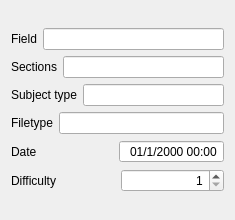
                <widget class="QWidget" name="scrollAreaWidgetContents_7">
                 <property name="geometry">
                  <rect>
                   <x>0</x>
                   <y>0</y>
                   <width>235</width>
                   <height>220</height>
                  </rect>
                 </property>
                 <layout class="QGridLayout" name="gridLayout_14">
                  <item row="0" column="0">
                   <layout class="QVBoxLayout" name="verticalLayout_2">
                    <item>
                     <layout class="QHBoxLayout" name="horizontalLayout_13">
                      <item>
                       <widget class="QLabel" name="label_7">
                        <property name="text">
                         <string>Field</string>
                        </property>
                       </widget>
                      </item>
                      <item>
                       <widget class="QLineEdit" name="ComFieldMetadataLine">
                        <property name="alignment">
                         <set>Qt::AlignRight|Qt::AlignTrailing|Qt::AlignVCenter</set>
                        </property>
                        <property name="readOnly">
                         <bool>true</bool>
                        </property>
                       </widget>
                      </item>
                     </layout>
                    </item>
                    <item>
                     <layout class="QHBoxLayout" name="horizontalLayout_14">
                      <item>
                       <widget class="QLabel" name="label_11">
                        <property name="text">
                         <string>Sections</string>
                        </property>
                       </widget>
                      </item>
                      <item>
                       <widget class="QLineEdit" name="ComSectionsMetadataLine">
                        <property name="alignment">
                         <set>Qt::AlignRight|Qt::AlignTrailing|Qt::AlignVCenter</set>
                        </property>
                        <property name="readOnly">
                         <bool>true</bool>
                        </property>
                       </widget>
                      </item>
                     </layout>
                    </item>
                    <item>
                     <layout class="QHBoxLayout" name="horizontalLayout_15">
                      <item>
                       <widget class="QLabel" name="label_12">
                        <property name="text">
                         <string>Subject type</string>
                        </property>
                       </widget>
                      </item>
                      <item>
                       <widget class="QLineEdit" name="ComExTypeMetadataLine">
                        <property name="alignment">
                         <set>Qt::AlignRight|Qt::AlignTrailing|Qt::AlignVCenter</set>
                        </property>
                        <property name="readOnly">
                         <bool>true</bool>
                        </property>
                       </widget>
                      </item>
                     </layout>
                    </item>
                    <item>
                     <layout class="QHBoxLayout" name="horizontalLayout_17">
                      <item>
                       <widget class="QLabel" name="label_14">
                        <property name="text">
                         <string>Filetype</string>
                        </property>
                       </widget>
                      </item>
                      <item>
                       <widget class="QLineEdit" name="ComFileTypeMetadataLine">
                        <property name="alignment">
                         <set>Qt::AlignRight|Qt::AlignTrailing|Qt::AlignVCenter</set>
                        </property>
                        <property name="readOnly">
                         <bool>true</bool>
                        </property>
                       </widget>
                      </item>
                     </layout>
                    </item>
                    <item>
                     <layout class="QHBoxLayout" name="horizontalLayout_28">
                      <item>
                       <widget class="QLabel" name="label_25">
                        <property name="text">
                         <string>Date</string>
                        </property>
                       </widget>
                      </item>
                      <item>
                       <widget class="QDateTimeEdit" name="ComDateEdit">
                        <property name="alignment">
                         <set>Qt::AlignRight|Qt::AlignTrailing|Qt::AlignVCenter</set>
                        </property>
                        <property name="readOnly">
                         <bool>true</bool>
                        </property>
                        <property name="buttonSymbols">
                         <enum>QAbstractSpinBox::NoButtons</enum>
                        </property>
                        <property name="displayFormat">
                         <string>dd/M/yyyy hh:mm</string>
                        </property>
                       </widget>
                      </item>
                     </layout>
                    </item>
                    <item>
                     <layout class="QHBoxLayout" name="horizontalLayout_32">
                      <item>
                       <widget class="QLabel" name="label_26">
                        <property name="text">
                         <string>Difficulty</string>
                        </property>
                       </widget>
                      </item>
                      <item>
                       <widget class="QSpinBox" name="ComSpinBox">
                        <property name="alignment">
                         <set>Qt::AlignRight|Qt::AlignTrailing|Qt::AlignVCenter</set>
                        </property>
                        <property name="minimum">
                         <number>1</number>
                        </property>
                       </widget>
                      </item>
                     </layout>
                    </item>
                   </layout>
                  </item>
                 </layout>
                </widget>
